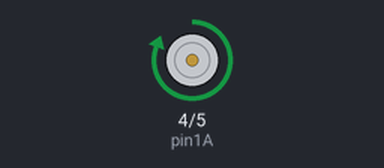
A sketch run on a simulated Arduino Uno, built with avr-gcc and run on an emulated ATmega328P. On the bench: motor-driver pin pairs drawn as motors (green arrow = first pin HIGH = forward, orange = second pin HIGH = backward, longer = more drive, scaled by the enable pin).

Above: at 0.5 s.
At 2.5 s:
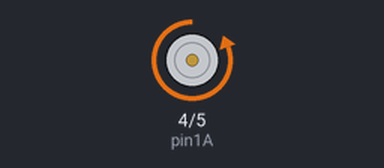
At 4.5 s:
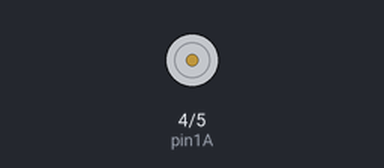
Timing chart, 0 to 6.5 s (numbered marks = the images above):
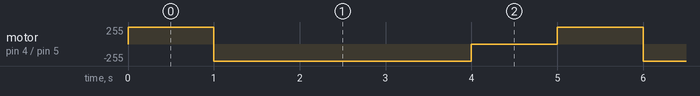

The sketch:

Motor.ino
```cpp
int pinEN = 3;
int pin1A = 4;
int pin2A = 5;

void setup() {
  pinMode(pinEN, OUTPUT);
  pinMode(pin1A, OUTPUT);
  pinMode(pin2A, OUTPUT);
}

void loop() {
  digitalWrite(pin1A, HIGH);
  digitalWrite(pin2A, LOW);
  digitalWrite(pinEN, 192);

  delay(1000);

  digitalWrite(pin1A, LOW);
  digitalWrite(pin2A, HIGH);
  digitalWrite(pinEN, 255);

  delay(3000);

  analogWrite(pinEN, 0);
  delay(1000);
}
```

Measured:
- by itself, motor on pin 4 (pin1A) / pin 5 (pin2A): repeats every 5.0 s: backward 255/255 3.0 s, stopped 1.0 s, forward 255/255 1.0 s
